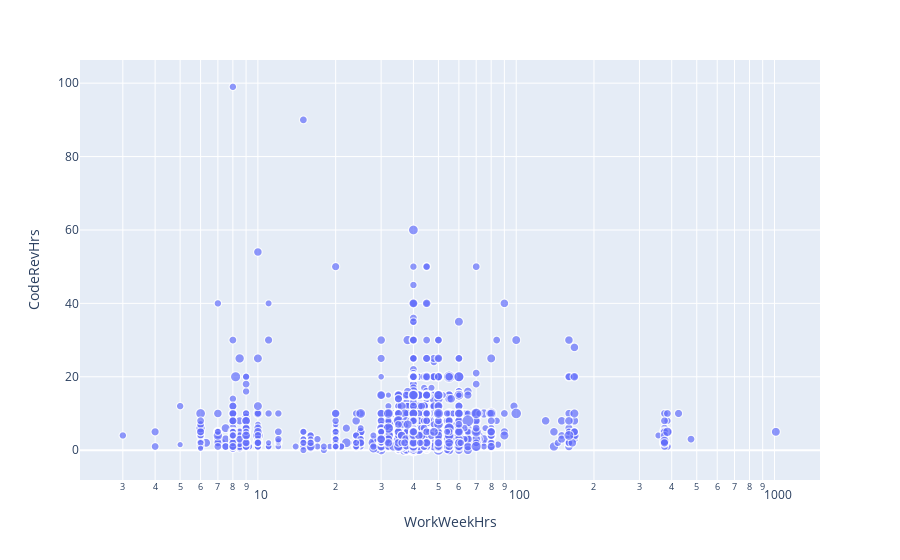

Source (notebook cell):
### Markdown cell above
Create a bubble plot of `WorkWeekHrs` and `CodeRevHrs`, use `Age` column as bubble size.

### Code cell
# your code goes here
QUERY = """
SELECT Age, WorkWeekHrs, CodeRevHrs
FROM master
"""
df = pd.read_sql_query(QUERY,conn)
df1 = df.dropna()
fig = px.scatter(df1, x = 'WorkWeekHrs', y = 'CodeRevHrs', log_x=True, size = 'Age', size_max=15)
fig.show()

### Figure 1 — Plotly figure (JSON) as saved in the notebook; plotly's stock layout.template omitted (floating-point values rounded to 4 significant figures; data arrays with more than 128 entries replaced by an {"elided": "..."} marker saying what was removed)
{"data": [{"hovertemplate": "WorkWeekHrs=%{x}<br>CodeRevHrs=%{y}<br>Age=%{marker.size}<extra></extra>", "legendgroup": "", "marker": {"color": "#636efa", "size": {"elided": "8669 int values"}, "sizemode": "area", "sizeref": 0.44, "symbol": "circle"}, "mode": "markers", "name": "", "showlegend": false, "type": "scattergl", "x": {"elided": "8669 float values"}, "xaxis": "x", "y": {"elided": "8669 float values"}, "yaxis": "y"}], "layout": {"autosize": true, "legend": {"itemsizing": "constant", "tracegroupgap": 0}, "margin": {"t": 60}, "xaxis": {"anchor": "y", "autorange": true, "domain": [0, 1], "range": [0.2151, 3.292], "title": {"text": "WorkWeekHrs"}, "type": "log"}, "yaxis": {"anchor": "x", "autorange": true, "domain": [0, 1], "range": [-9.116, 107.0], "title": {"text": "CodeRevHrs"}, "type": "linear"}}}
